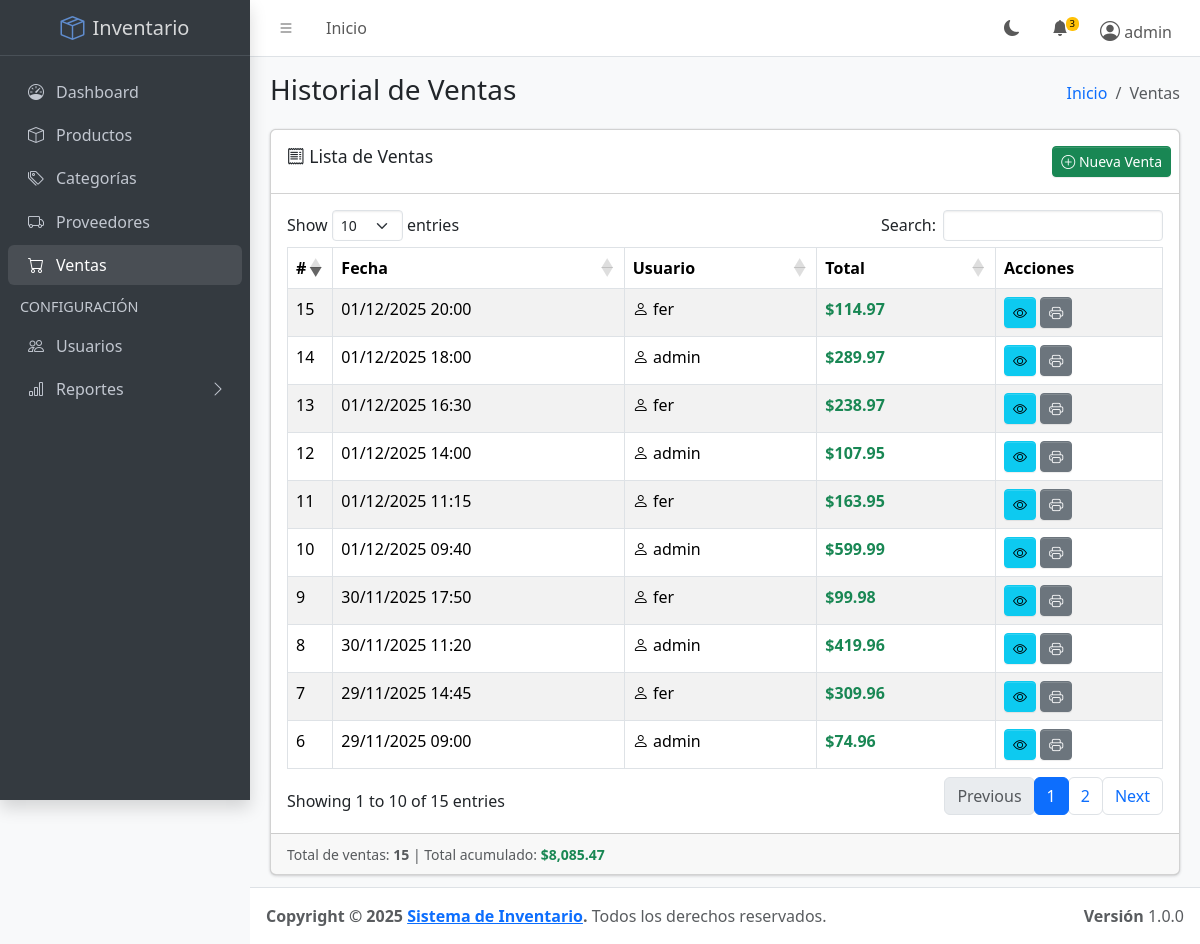
The page /public/sale (signed in) on the database its author committed.
### tables this page shows
CREATE TABLE `sales` (
  `id` int(11) NOT NULL,
  `user_id` int(11) NOT NULL,
  `total` decimal(10,2) NOT NULL,
  `sale_date` datetime DEFAULT current_timestamp()
);

CREATE TABLE `users` (
  `id` int(11) NOT NULL,
  `username` varchar(50) NOT NULL,
  `password` varchar(255) NOT NULL,
  `role` enum('admin','staff') DEFAULT 'staff',
  `created_at` timestamp NOT NULL DEFAULT current_timestamp()
);

### app/core/Controller.php (called while the page is built, shortened)
<?php
class Controller {
    public function model($model) {
        return new $model();
    }
    public function view($view, $data = []) {
        extract($data);
        require_once '../app/views/' . $view . '.php';
    }
}

### app/controllers/SaleController.php (called while the page is built, shortened)
<?php
class SaleController extends Controller
{
    public function index()
    {
        $saleModel = $this->model('Sale');
        $sales = $saleModel->getAllWithDetails();
        $data = [
            'title' => 'Ventas - Sistema de Inventario',
            'sales' => $sales,
            'success' => $_SESSION['sale_success'] ?? null,
            'error' => $_SESSION['sale_error'] ?? null
        ];
        $this->view('sales/index', $data);
    }
}

### public/index.php (called while the page is built, shortened)
<?php
require_once '../app/config/db.php';
require_once '../app/core/Controller.php';
require_once '../app/core/Model.php';
$url = isset($_GET['url']) ? $_GET['url'] : '';
$router = new Router();
$router->route($url);

### app/core/Model.php (called while the page is built, shortened)
<?php
class Model {
    public function __construct() {
        $database = new Database();
        $this->db = $database->connect();
    }
}

### app/config/db.php (called while the page is built, shortened)
<?php
class Database
{
    private $host = 'localhost';
    private $db_name = 'inventory_system';
    private $username = 'root';
    private $password = '';
    public function connect()
    {
        $this->conn = null;
        try {
            $this->conn = new PDO('mysql:host=' . $this->host . ';dbname=' . $this->db_name, $this->username, $this->password);
            $this->conn->setAttribute(PDO::ATTR_ERRMODE, PDO::ERRMODE_EXCEPTION);
            $this->conn->setAttribute(PDO::ATTR_DEFAULT_FETCH_MODE, PDO::FETCH_ASSOC);
            $this->conn->exec("set names utf8");
        } catch (PDOException $e) {
            echo 'Connection Error: ' . $e->getMessage();
        }
        return $this->conn;
    }
}

### app/models/Sale.php (called while the page is built, shortened)
<?php
class Sale extends Model
{
    public function __construct()
    {
        $this->table = 'sales';
    }
    public function getAllWithDetails()
    {
        $query = "SELECT s.*, u.username
                  FROM {$this->table} s
                  INNER JOIN users u ON s.user_id = u.id
                  ORDER BY s.sale_date DESC";
        $stmt = $this->db->prepare($query);
        $stmt->execute();
        return $stmt->fetchAll(PDO::FETCH_ASSOC);
    }
}

### app/views/sales/index.php (the view, shortened to what this page needs)
<?php require_once '../app/views/layouts/header.php'; ?>
<?php require_once '../app/views/layouts/sidebar.php'; ?>
<div class="app-content-header">
    <div class="container-fluid">
        <div class="row">
            <div class="col-sm-6">
                <h3 class="mb-0">Historial de Ventas</h3>
            </div>
            <div class="col-sm-6">
                <ol class="breadcrumb float-sm-end">
                    <li class="breadcrumb-item"><a href="/GestionInventario/public/">Inicio</a></li>
                    <li class="breadcrumb-item active">Ventas</li>
                </ol>
            </div>
        </div>
    </div>
</div>
<div class="app-content">
    <div class="container-fluid">
        <div class="card">
            <div class="card-header">
                <h3 class="card-title">
                    <i class="bi bi-receipt"></i> Lista de Ventas
                </h3>
                <div class="card-tools">
                    <a href="/GestionInventario/public/sale/create" class="btn btn-success btn-sm">
                        <i class="bi bi-plus-circle"></i> Nueva Venta
                    </a>
                </div>
            </div>
            <div class="card-body">
                <?php if (empty($sales)): ?>
                    <div class="alert alert-info">
                        <i class="bi bi-info-circle"></i> No hay ventas registradas.
                        <a href="/GestionInventario/public/sale/create">Registrar la primera</a>
                    </div>
                <?php else: ?>
                <div class="table-responsive">
                    <table id="salesTable" class="table table-bordered table-striped table-hover">
                        <thead>
                            <tr>
                                <th style="width: 10px">#</th>
                                <th>Fecha</th>
                                <th>Usuario</th>
                                <th>Total</th>
                                <th style="width: 150px">Acciones</th>
                            </tr>
                        </thead>
                        <tbody>
                            <?php foreach ($sales as $sale): ?>
                            <tr>
                                <td><?= $sale['id'] ?></td>
                                <td><?= date('d/m/Y H:i', strtotime($sale['sale_date'])) ?></td>
                                <td>
                                    <i class="bi bi-person"></i> <?= htmlspecialchars($sale['username']) ?>
                                </td>
                                <td>
                                    <strong class="text-success">$<?= number_format($sale['total'], 2) ?></strong>
                                </td>
                                <td>
                                    <a href="/GestionInventario/public/sale/show/<?= $sale['id'] ?>"
                                       class="btn btn-sm btn-info"
                                       title="Ver detalle">
                                        <i class="bi bi-eye"></i>
                                    </a>
                                    <a href="/GestionInventario/public/sale/ticket/<?= $sale['id'] ?>"
                                       class="btn btn-sm btn-secondary"
                                       title="Ver ticket"
                                       target="_blank">
                                        <i class="bi bi-printer"></i>
                                    </a>
                                </td>
                            </tr>
                            <?php endforeach; ?>
                        </tbody>
                    </table>
                </div>
                <?php endif; ?>
            </div>
            <div class="card-footer">
                <small class="text-muted">
                    Total de ventas: <strong><?= count($sales) ?></strong>
                    <?php if (!empty($sales)): ?>
                        | Total acumulado: <strong class="text-success">$<?= number_format(array_sum(array_column($sales, 'total')), 2) ?></strong>
                    <?php endif; ?>
                </small>
            </div>
        </div>
    </div>
</div>
<?php require_once '../app/views/layouts/footer.php'; ?>

### rows shown on the page
sales: id "15", sale_date "01/12/2025 20:00", user.username "fer", total "114.97"
sales: id "14", sale_date "01/12/2025 18:00", user.username "admin", total "289.97"
sales: id "13", sale_date "01/12/2025 16:30", user.username "fer", total "238.97"
sales: id "12", sale_date "01/12/2025 14:00", user.username "admin", total "107.95"
sales: id "11", sale_date "01/12/2025 11:15", user.username "fer", total "163.95"
sales: id "10", sale_date "01/12/2025 09:40", user.username "admin", total "599.99"
sales: id "9", sale_date "30/11/2025 17:50", user.username "fer", total "99.98"
sales: id "8", sale_date "30/11/2025 11:20", user.username "admin", total "419.96"
sales: id "7", sale_date "29/11/2025 14:45", user.username "fer", total "309.96"
sales: id "6", sale_date "29/11/2025 09:00", user.username "admin", total "74.96"

### other values the page prints
$_SESSION['username'] "admin"
count($sales) "15"
array_sum(array_column($sales, 'total')) "8,085.47"
